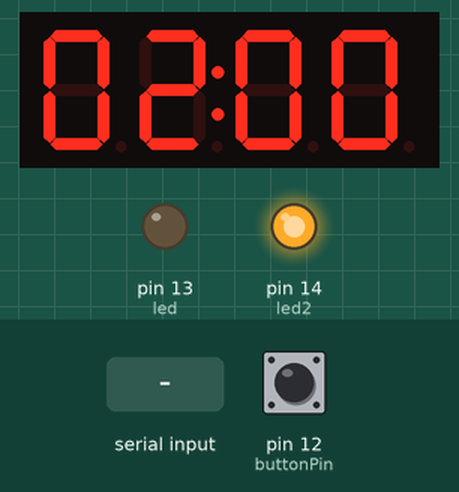
Recording of a sketch running on a simulated Arduino Uno, built with avr-gcc and run on an emulated ATmega328P. Parts: 4-digit seven-segment display, output pins drawn as LEDs (lit = HIGH). The inputs (shaded band) are chosen by the test bench; at power-on: pin 12 (buttonPin) HIGH. What the sketch prints to the serial monitor is not drawn.

Above: at 1.2 s.
1.3 s: pin 12 (buttonPin) pulled LOW for 0.15 s
At 1.39 s:
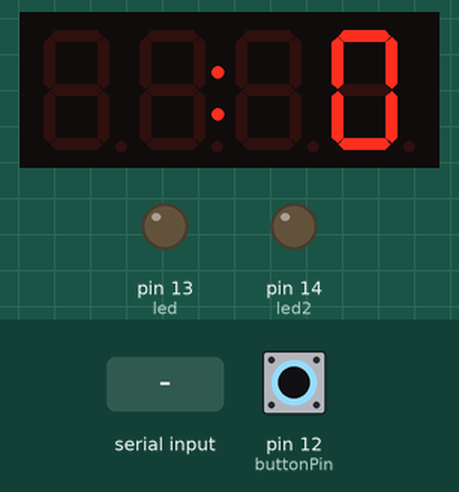
2.9 s: byte 1 (1) received over Serial
At 4.1 s:
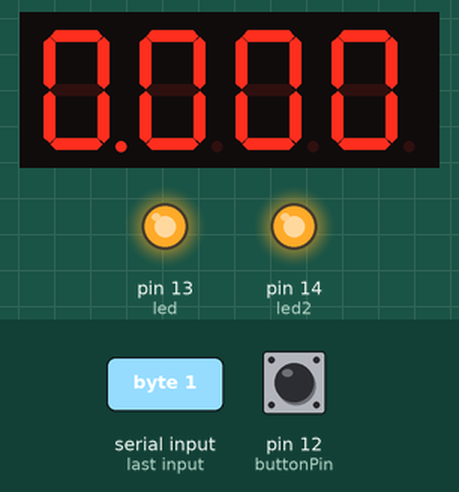
4.4 s: pin 12 (buttonPin) pulled LOW for 1 s
At 5.7 s:
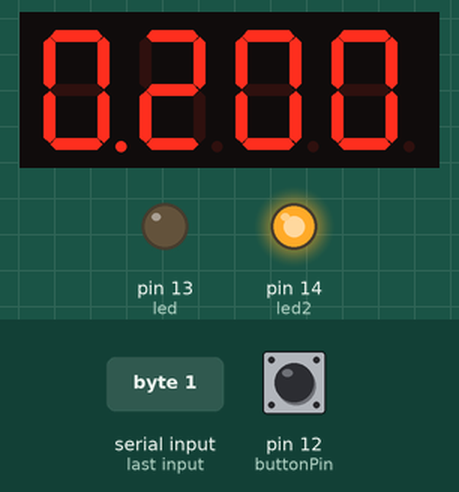
6.9 s: pin 12 (buttonPin) pulled LOW for 3.2 s
At 7.4 s:
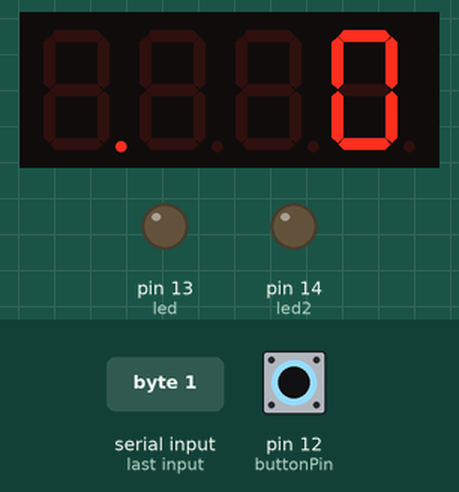
Timing chart, 0 to 11.6 s (numbered marks = the images above; inputs shaded):
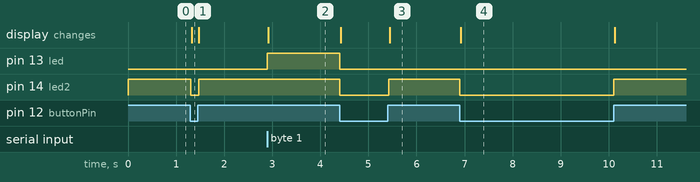

Measured:
- after the input at 1.3 s, pin 14 (led2): HIGH → LOW at once, → HIGH 0.17 s later; the display: changes at once (image 1)
- after the input at 2.9 s, pin 13 (led): LOW → HIGH at once; the display: changes at once (image 2)
- after the input at 4.4 s, pin 13 (led): HIGH → LOW at once; pin 14 (led2): HIGH → LOW at once, → HIGH 1.0 s later; the display: first changes at once (image 3 shows a later state)
- after the input at 6.9 s, pin 14 (led2): HIGH → LOW at once, → HIGH 3.2 s later; the display: changes at once (image 4)

The sketch:

Arduino_AccelandButton.ino
```cpp
#include <Arduino.h>
#include <TM1637Display.h>

#include <Adafruit_MPU6050.h>
#include <Adafruit_Sensor.h>
#include <Wire.h>


Adafruit_MPU6050 mpu;

int sampleRate = 100; //samples per second
int sampleInterval = 1000000/sampleRate; //Inverse of SampleRate


// Module connection pins (Digital Pins)
#define CLK 15
#define DIO 16

// The amount of time (in milliseconds) between tests
#define TEST_DELAY   1000

TM1637Display display(CLK, DIO);

int second_ones,second_tens,minute_ones,minute_tens;
bool dot = true;


const int buttonPin = 12;
int buttonState;
int lastButtonState = LOW;

const byte numChars = 32;
char receivedChars[numChars];
int led = 13;
int led2 = 14;

bool shouldRead = false;
bool mic_on = false;
bool startnew = true;

const int micIN = A1;
int audioVal = 0;
int Q = 1;

unsigned long currentTime;
unsigned long prevTime;

int reading = 0;

void setup(void) {
  Serial.begin(115200);
  pinMode(buttonPin, INPUT_PULLUP);
  pinMode(micIN, INPUT);
  pinMode(led, OUTPUT);
  pinMode(led2, OUTPUT);

  currentTime = 0;
  prevTime = 0;


//
//  while (!Serial)
//    delay(10);
//
//
// if (!mpu.begin()) {
//    Serial.println("Failed to find MPU6050 chip");
//    while (1) {
//      delay(10);
//    }
//  }
//
  mpu.setAccelerometerRange(MPU6050_RANGE_8_G);

  mpu.setGyroRange(MPU6050_RANGE_500_DEG);

  mpu.setFilterBandwidth(MPU6050_BAND_21_HZ);


}

void loop() {


    currentTime = millis();
    reading = digitalRead(buttonPin);
    Serial.println(reading);


    if (reading == HIGH){
      digitalWrite(led2, HIGH);
      timer();
     }else{
      digitalWrite(led2, LOW );
      digitalWrite(led, LOW);
      startnew = true;
      Q = 1;
      int t = 200;
     }

   while (reading == LOW){
    display.setBrightness(0x0F);
    display.showNumberDecEx(0, (0x80 >> dot), false);
    break;


      sensors_event_t a, g, temp;
      mpu.getEvent(&a, &g, &temp);

      Serial.print("X: ");
      Serial.print(a.acceleration.x);
      Serial.print(", Y: ");
      Serial.print(a.acceleration.y);
      Serial.print(", Z: ");
      Serial.print(a.acceleration.z);

      Serial.println("");


      sendDataToProcessing('A', a.acceleration.x);
      sendDataToProcessing('B', a.acceleration.y);
      sendDataToProcessing('C', a.acceleration.z);


   }


}


void timer(){
  int TB = Serial.read();

  int t = minute_tens * 1000 + minute_ones * 100 + second_tens * 10 + second_ones;


  if (TB == 1) {
      digitalWrite(led, HIGH);
    } else if (TB == 0) {
      digitalWrite(led, LOW );
    }


if (startnew == true){
    t = 200;
    display.setBrightness(0x0F);
    display.showNumberDecEx(t, (0x80 >> dot), true);
    startnew = false;
}

while (currentTime - prevTime >= 1000 && TB == 1){

     second_ones--;
  if (second_ones < 0) {
    second_tens--;
    second_ones = 9;
  }
  if (second_tens < 0) {
    second_tens = 5;
    minute_ones--;
  }
  if (minute_ones < 0 ) {
    minute_ones = 1;
  }

  if (t == 0){
     Q = 0;
  }


  dot = !dot;
  display.showNumberDecEx(t, (0x80 >> dot), true);
  prevTime = currentTime;
  break;
  }
}

void sendDataToProcessing(char symbol, int data) {
  Serial.print(symbol);  // symbol prefix of data type
  Serial.println(data);  // the integer data with a carriage return
}
```
